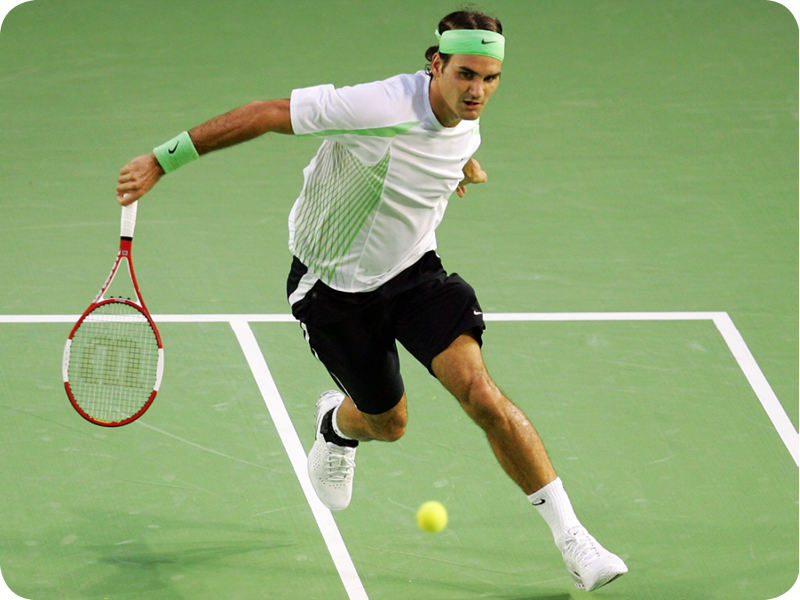
//> input picture images/img.png, 800 x 600 px
$ ./main   (built with g++ and OpenCV 4)
//> lines starting //> are read from the running program, lines starting //| are printed output that depends on the picture; after the words box and inside, x2 and y2 are one past the last pixel; in counts of white or black regions, pixels touching at a corner belong together
#include <opencv2/opencv.hpp>

int main() {
    // Загружаем изображение
    cv::Mat image = cv::imread("../../../images/img.png");
//> image is the input picture: 600 rows x 800 cols, CV_8UC3; mean B, G, R 113.8, 166.9, 140.8

    // Проверяем, успешно ли загружено изображение
    if (image.empty()) {
        std::cerr << "Ошибка: не удалось загрузить изображение!" << std::endl;
        return -1;
    }

    cv::Mat hsvImage;
    cv::cvtColor(image, hsvImage, cv::COLOR_BGR2HSV);
//> hsvImage: 600 rows x 800 cols, CV_8UC3; mean H, S, V 48.3, 88.1, 169.1

    cv::Mat mask1, mask2, mask;
    cv::inRange(hsvImage, cv::Scalar(0, 100, 100), cv::Scalar(10, 255, 255), mask1);
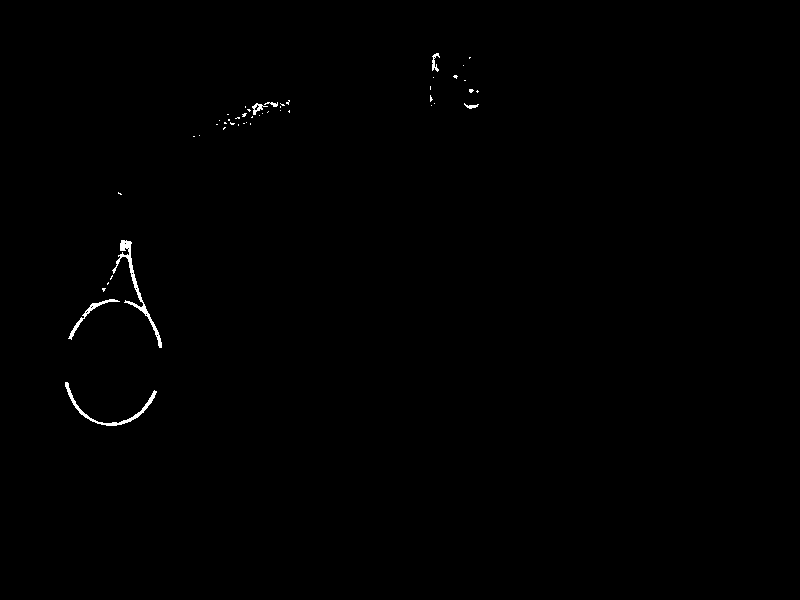
//> mask1: 600 rows x 800 cols, CV_8UC1; 0.33% white; 48 white regions (41 under 20 px), largest, box (x1, y1, x2, y2) and area: (112, 240, 162, 348) 571, (65, 382, 157, 426) 410, (68, 299, 120, 340) 223
    cv::inRange(hsvImage, cv::Scalar(160, 100, 100), cv::Scalar(180, 255, 255), mask2);
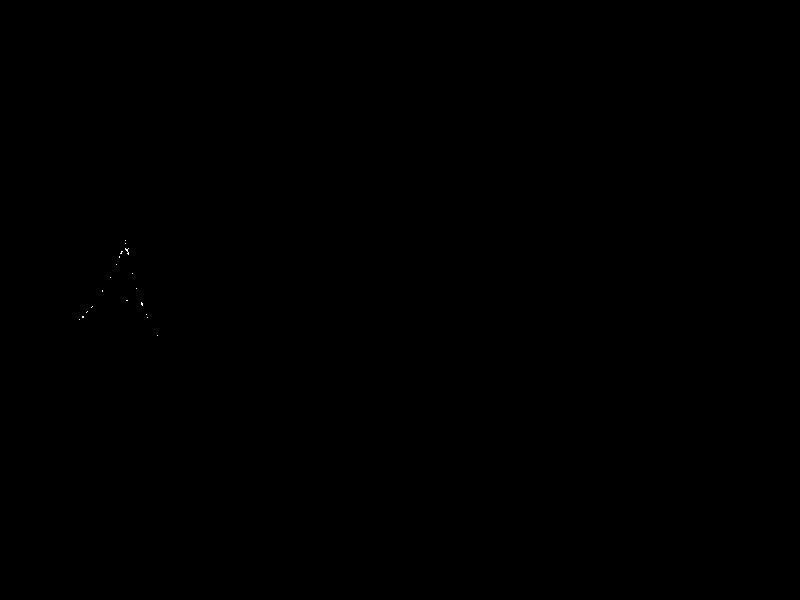
//> mask2: 600 rows x 800 cols, CV_8UC1; 0.01% white in thin lines or dots, all inside (x1, y1, x2, y2) = (79, 240, 158, 336)
    cv::bitwise_or(mask1, mask2, mask);
//> mask: 600 rows x 800 cols, CV_8UC1; 0.34% white; 48 white regions (41 under 20 px), largest, box (x1, y1, x2, y2) and area: (112, 240, 162, 348) 606, (65, 382, 157, 426) 410, (68, 299, 120, 340) 232

    cv::imshow("Original image", image);
    cv::imshow("HSV image", hsvImage);
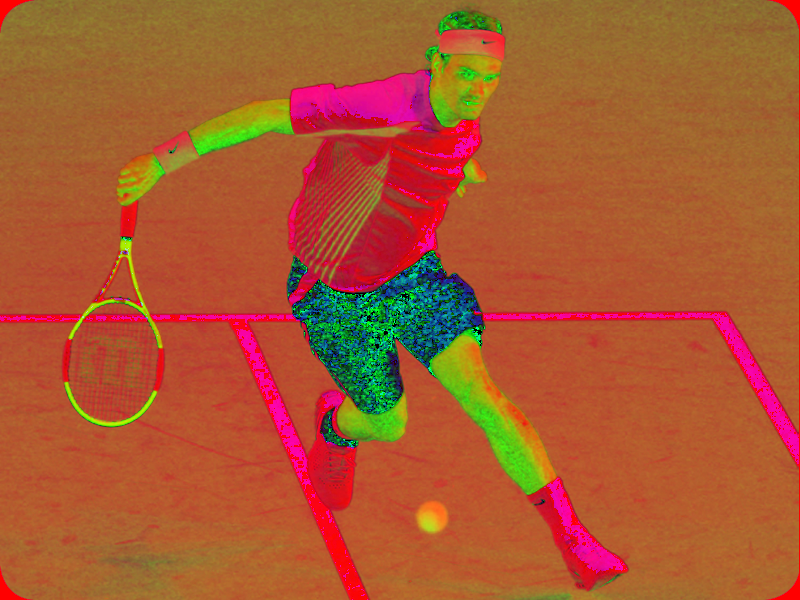
//> window 'HSV image': 600 rows x 800 cols, CV_8UC3; mean B, G, R 48.3, 88.1, 169.1
    cv::imshow("Mask", mask1);

    // Ожидаем нажатия клавиши перед закрытием окна
    cv::waitKey(0);

    return 0;
}
